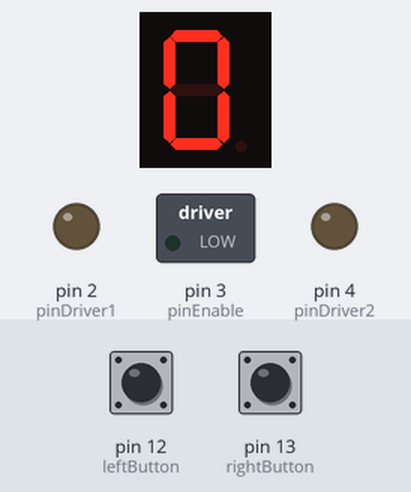
Simulated run of this sketch. Board: Arduino Uno, built with avr-gcc and run on an emulated ATmega328P. On the bench: 1-digit seven-segment display, switched loads named in the sketch (green lamp = pin HIGH), output pins drawn as LEDs (lit = HIGH). Wiring (inferred from the names in the program): 1-digit 7-segment display, segments lit when LOW: segments pin 9, pin 8, pin 5, pin 6, pin 7, pin 10, pin 11. Inputs (shaded band) come from the test bench; at power-on: pin 12 (leftButton) LOW, pin 13 (rightButton) LOW. The segment pins are drawn as the display they are named for; pins used as bus, display or sensor lines are not drawn.

Above: at 1.2 s.
1.3 s: pin 12 (leftButton) pulled HIGH for 0.15 s
At 2.5 s:
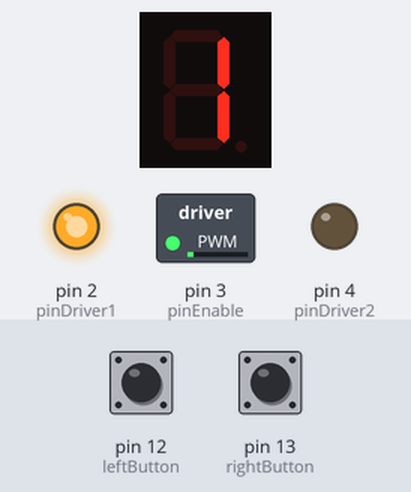
2.9 s: pin 12 (leftButton) pulled HIGH for 1 s
At 3.8 s:
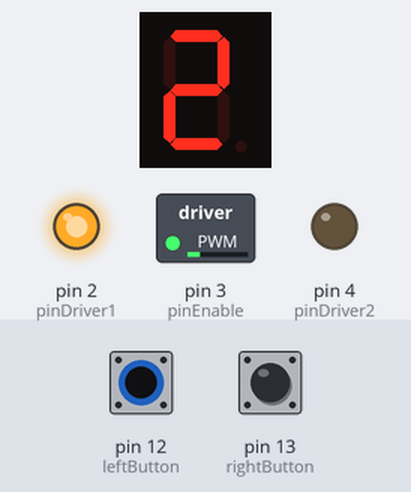
5.4 s: pin 12 (leftButton) pulled HIGH for 0.15 s
At 5.7 s:
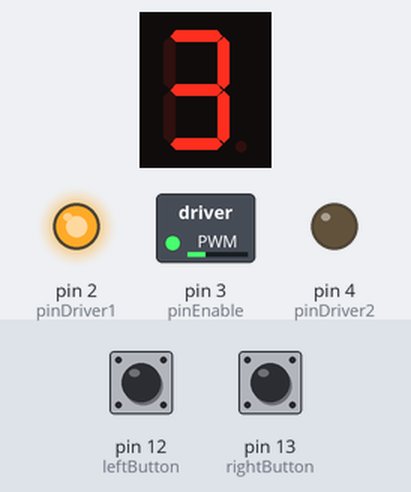
7.0 s: pin 12 (leftButton) pulsed HIGH 5 times (0.12 s each, 0.3 s apart)
At 8.6 s:
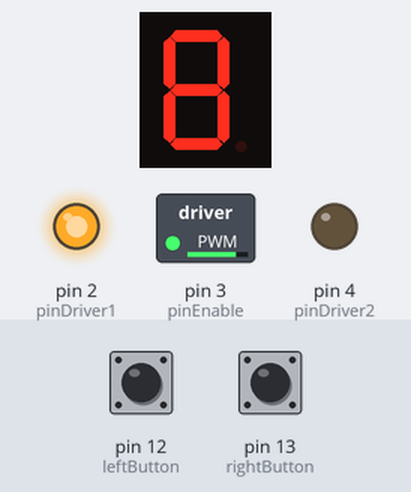
10.0 s: pin 12 (leftButton) pulsed HIGH 2 times (0.12 s each, 0.3 s apart)
At 10.6 s:
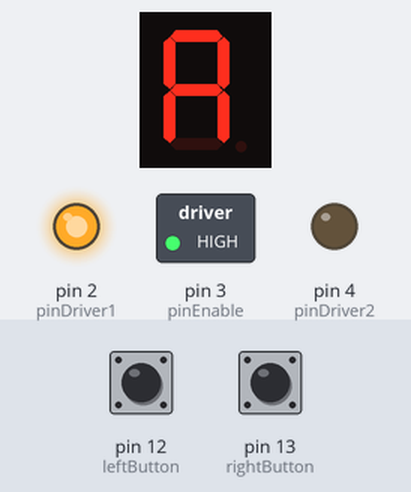
Timing chart, 0 to 13.0 s (numbered marks = the images above; inputs shaded):
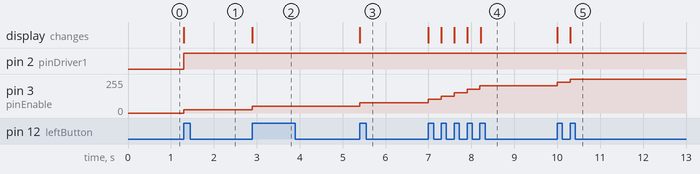

The sketch:

code.ino
```cpp
// Global variable.
int MOTOR_STEPS = 10;

// Pin locations for the 7 segment display.
const int A = 9;
const int B = 8;
const int C = 5;
const int D = 6;
const int E = 7;
const int F = 10;
const int G = 11;

// Pins for left and right buttons.
const int leftButton = 12;
const int rightButton = 13;

// Pins for motor driver .
const int pinDriver1 = 2;
const int pinDriver2 = 4;
const int pinEnable = 3;

// Current MOTOR_STEP.
int currentStep = 0;

// Variables to hold button presses.
bool rightButtonPressed = false;
bool leftButtonPressed = false;


void setup()
{
  Serial.begin(9600);

  // Set up pin modes.
  pinMode(G, OUTPUT);
  pinMode(F, OUTPUT);
  pinMode(A, OUTPUT);
  pinMode(B, OUTPUT);
  pinMode(E, OUTPUT);
  pinMode(D, OUTPUT);
  pinMode(C, OUTPUT);
  pinMode(leftButton, INPUT);
  pinMode(rightButton, INPUT);
  pinMode(pinDriver1, OUTPUT);
  pinMode(pinDriver2, OUTPUT);
  pinMode(pinEnable, OUTPUT);
  // Display zero at the beginning.
  zero();

 //If MOTOR_STEPS is not between  0 and 10, the user will be notified and a default value will be assigned.
  if (MOTOR_STEPS > 10 || MOTOR_STEPS < 0)
  {
    Serial.println("MOTOR_STEPS value should be between 0 and 10 (both included).");
    Serial.flush();
    Serial.println("Assigned default value 5 to MOTOR_STEPS.");
    Serial.flush();
    MOTOR_STEPS = 5;
  }
}

void loop()
{

  // Checking for the left button.
  if (digitalRead(leftButton) == HIGH && currentStep > -MOTOR_STEPS
     && !leftButtonPressed)
  {
    currentStep--;
    updateDisplay();
    changeSpeed();
    leftButtonPressed = true;
  }
  else if (digitalRead(leftButton) == LOW)
  {
    leftButtonPressed = false;
  }

  // Checking for the right button.
  if (digitalRead(rightButton) == HIGH && currentStep < MOTOR_STEPS){

      if(rightButtonPressed)
  {
    currentStep++;
    updateDisplay();
    changeSpeed();
    rightButtonPressed = true;
  }
  else if (digitalRead(rightButton) == LOW)
  {
    rightButtonPressed = false;
  }
  }
}

void changeSpeed()
{
  // Calculating the duty cycle percentage.
  int analogInput = 255.0 * ((float)abs(currentStep) / MOTOR_STEPS);

  if (currentStep == 0)  // Stop motor.
  {
    digitalWrite(pinEnable, 0);
  }
  else if (currentStep < 0)
  {// spin motor counter-clockwise.
    digitalWrite(pinDriver1, HIGH);
    digitalWrite(pinDriver2, LOW);
    analogWrite(pinEnable, analogInput);
  }
  else if (currentStep > 0)
  { // spin motor clockwise.
    digitalWrite(pinDriver1, LOW);
    digitalWrite(pinDriver2, HIGH);
    analogWrite(pinEnable, analogInput);
  }
}

//display the number on the seven segment display.
void updateDisplay()
{
 switch(abs(currentStep)){
case 0:
zero();
break;
case 1:
one();
break;
case 2:
two();
break;
case 3:
three();
break;
case 4:
four();
break;
case 5:
five();
break;
case 6:
six();
break;
case 7:
seven();
break;
case 8:
eight();
break;
case 9:
nine();
break;
case 10:
ten();
break;
default:
break;
}
}

//seven segment codes
void zero()
{
  digitalWrite(A, LOW);
  digitalWrite(B, LOW);
  digitalWrite(C, LOW);
  digitalWrite(D, LOW);
  digitalWrite(E, LOW);
  digitalWrite(F, LOW);
  digitalWrite(G, HIGH);
}

void one()
{
  digitalWrite(A, HIGH);
  digitalWrite(B, LOW);
  digitalWrite(C, LOW);
  digitalWrite(D, HIGH);
  digitalWrite(E, HIGH);
  digitalWrite(F, HIGH);
  digitalWrite(G, HIGH);
}

void two()
{
  digitalWrite(A, LOW);
  digitalWrite(B, LOW);
  digitalWrite(C, HIGH);
  digitalWrite(D, LOW);
  digitalWrite(E, LOW);
  digitalWrite(F, HIGH);
  digitalWrite(G, LOW);
}

void three()
{
  digitalWrite(A, LOW);
  digitalWrite(B, LOW);
  digitalWrite(C, LOW);
  digitalWrite(D, LOW);
  digitalWrite(E, HIGH);
  digitalWrite(F, HIGH);
  digitalWrite(G, LOW);
}

void four()
{
  digitalWrite(A, HIGH);
  digitalWrite(B, LOW);
  digitalWrite(C, LOW);
  digitalWrite(D, HIGH);
  digitalWrite(E, HIGH);
  digitalWrite(F, LOW);
  digitalWrite(G, LOW);
}

void five()
{
  digitalWrite(A, LOW);
  digitalWrite(B, HIGH);
  digitalWrite(C, LOW);
  digitalWrite(D, LOW);
  digitalWrite(E, HIGH);
  digitalWrite(F, LOW);
  digitalWrite(G, LOW);
}

void six()
{
  digitalWrite(A, LOW);
  digitalWrite(B, HIGH);
  digitalWrite(C, LOW);
  digitalWrite(D, LOW);
  digitalWrite(E, LOW);
  digitalWrite(F, LOW);
  digitalWrite(G, LOW);
}

void seven()
{
  digitalWrite(A, LOW);
  digitalWrite(B, LOW);
  digitalWrite(C, LOW);
  digitalWrite(D, HIGH);
  digitalWrite(E, HIGH);
  digitalWrite(F, HIGH);
  digitalWrite(G, HIGH);
}

void eight()
{
  digitalWrite(A, LOW);
  digitalWrite(B, LOW);
  digitalWrite(C, LOW);
  digitalWrite(D, LOW);
  digitalWrite(E, LOW);
  digitalWrite(F, LOW);
  digitalWrite(G, LOW);
}

void nine()
{
  digitalWrite(A, LOW);
  digitalWrite(B, LOW);
  digitalWrite(C, LOW);
  digitalWrite(D, LOW);
  digitalWrite(E, HIGH);
  digitalWrite(F, LOW);
  digitalWrite(G, LOW);
}

void ten()
{
  digitalWrite(A, LOW);
  digitalWrite(B, LOW);
  digitalWrite(C, LOW);
  digitalWrite(D, HIGH);
  digitalWrite(E, LOW);
  digitalWrite(F, LOW);
  digitalWrite(G, LOW);
}
```

Measured:
- after the input at 1.3 s, pin 2 (pinDriver1): LOW → HIGH at once; pin 3 (pinEnable): 0/255 → 25/255 at once; the display: changes at once (image 1)
- after the input at 2.9 s, pin 3 (pinEnable): 25/255 → 51/255 at once; the display: changes at once (image 2)
- after the input at 5.4 s, pin 3 (pinEnable): 51/255 → 76/255 at once; the display: changes at once (image 3)
- after the input at 7.0 s, pin 3 (pinEnable): moves from 76/255 to 204/255 over 1.2 s, starting at once; the display: first changes at once (image 4 shows a later state)
- after the input at 10.0 s, pin 3 (pinEnable): 204/255 → 229/255 at once, → 255/255 0.30 s later; the display: first changes at once (image 5 shows a later state)
